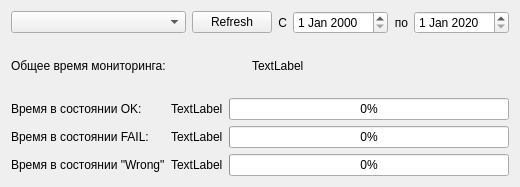
<?xml version="1.0" encoding="UTF-8"?>
<ui version="4.0">
 <class>Statistics</class>
 <widget class="QWidget" name="Statistics">
  <property name="geometry">
   <rect>
    <x>0</x>
    <y>0</y>
    <width>520</width>
    <height>187</height>
   </rect>
  </property>
  <property name="minimumSize">
   <size>
    <width>520</width>
    <height>0</height>
   </size>
  </property>
  <property name="baseSize">
   <size>
    <width>500</width>
    <height>500</height>
   </size>
  </property>
  <property name="windowTitle">
   <string>Статистика</string>
  </property>
  <layout class="QGridLayout" name="gridLayout">
   <item row="0" column="0">
    <layout class="QHBoxLayout" name="horizontalLayout_6">
     <item>
      <widget class="QComboBox" name="moduleName">
       <property name="currentText">
        <string/>
       </property>
      </widget>
     </item>
     <item>
      <layout class="QHBoxLayout" name="horizontalLayout_4">
       <item>
        <widget class="QPushButton" name="pushButton">
         <property name="text">
          <string>Refresh</string>
         </property>
        </widget>
       </item>
       <item>
        <layout class="QHBoxLayout" name="horizontalLayout">
         <item>
          <widget class="QLabel" name="label">
           <property name="text">
            <string>С</string>
           </property>
           <property name="alignment">
            <set>Qt::AlignRight|Qt::AlignTrailing|Qt::AlignVCenter</set>
           </property>
          </widget>
         </item>
         <item>
          <widget class="QDateEdit" name="dateFrom"/>
         </item>
         <item>
          <widget class="QLabel" name="label_2">
           <property name="text">
            <string>по</string>
           </property>
           <property name="alignment">
            <set>Qt::AlignRight|Qt::AlignTrailing|Qt::AlignVCenter</set>
           </property>
          </widget>
         </item>
         <item>
          <widget class="QDateEdit" name="dateTill">
           <property name="date">
            <date>
             <year>2020</year>
             <month>1</month>
             <day>1</day>
            </date>
           </property>
          </widget>
         </item>
        </layout>
       </item>
      </layout>
     </item>
    </layout>
   </item>
   <item row="1" column="0">
    <layout class="QHBoxLayout" name="horizontalLayout_3">
     <item>
      <widget class="QLabel" name="totalMonitoringTime">
       <property name="text">
        <string>Общее время мониторинга: </string>
       </property>
      </widget>
     </item>
     <item>
      <widget class="QLabel" name="totalValue">
       <property name="minimumSize">
        <size>
         <width>257</width>
         <height>52</height>
        </size>
       </property>
       <property name="text">
        <string>TextLabel</string>
       </property>
      </widget>
     </item>
    </layout>
   </item>
   <item row="2" column="0">
    <layout class="QHBoxLayout" name="horizontalLayout_5">
     <item>
      <layout class="QHBoxLayout" name="horizontalLayout_2">
       <item>
        <layout class="QVBoxLayout" name="verticalLayout_3">
         <item>
          <widget class="QLabel" name="timeInOkState">
           <property name="text">
            <string>Время в состоянии OK:</string>
           </property>
          </widget>
         </item>
         <item>
          <widget class="QLabel" name="timeInFailState">
           <property name="text">
            <string>Время в состоянии FAIL:</string>
           </property>
          </widget>
         </item>
         <item>
          <widget class="QLabel" name="timeInWrongState">
           <property name="text">
            <string>Время в состоянии &quot;Wrong&quot;</string>
           </property>
          </widget>
         </item>
        </layout>
       </item>
       <item>
        <layout class="QVBoxLayout" name="verticalLayout_2">
         <item>
          <widget class="QLabel" name="timeOk">
           <property name="text">
            <string>TextLabel</string>
           </property>
          </widget>
         </item>
         <item>
          <widget class="QLabel" name="timeFail">
           <property name="text">
            <string>TextLabel</string>
           </property>
          </widget>
         </item>
         <item>
          <widget class="QLabel" name="timeUnkn">
           <property name="text">
            <string>TextLabel</string>
           </property>
          </widget>
         </item>
        </layout>
       </item>
      </layout>
     </item>
     <item>
      <layout class="QVBoxLayout" name="verticalLayout">
       <item>
        <widget class="QProgressBar" name="timeInOkStatePb">
         <property name="value">
          <number>0</number>
         </property>
        </widget>
       </item>
       <item>
        <widget class="QProgressBar" name="timeInFailStatePb">
         <property name="value">
          <number>0</number>
         </property>
        </widget>
       </item>
       <item>
        <widget class="QProgressBar" name="timeInWrongStatePb">
         <property name="styleSheet">
          <string notr="true"/>
         </property>
         <property name="value">
          <number>0</number>
         </property>
        </widget>
       </item>
      </layout>
     </item>
    </layout>
   </item>
  </layout>
 </widget>
 <resources/>
 <connections/>
</ui>
